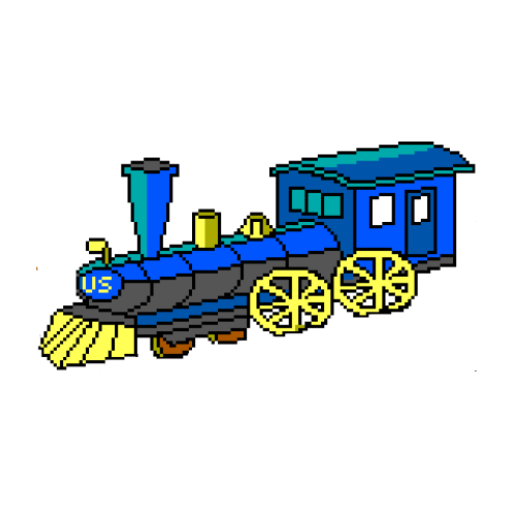
#> input picture android-project/app/src/main/ic_launcher-playstore.png, 512 x 512 px
$ python dot7pack.py ../../android-project/app/src/main/ic_launcher-playstore.png
#> lines starting #> are read from the running program, lines starting #| are printed output that depends on the picture
#!/usr/bin/env python3

''' Utility to convert an image to .7 format '''

import argparse
import os
import struct

from PIL import Image
import numpy as np

from palette import Colors


_DOT7HDR = b'\x22\x00\x07\x38\x3F\x3E\x06\x19\x11\x24\x04\x1B\x03\x12\x02\x3F'


def export_dot7(img, f):
    ''' encodes image data into .7 format '''
    f.write(_DOT7HDR)
    for y in range(0, img.shape[0], 7):
        for x in range(0, img.shape[1], 8):
            planes = {}
            for bit in range(4):
                plane_mask = 1 << bit
                col_masks = []
                for row in range(7):
                    cur_col_mask = 0
                    for col in range(8):
                        cur_col_mask <<= 1
                        if x + col >= img.shape[1]:
                            break
                        if y + row >= img.shape[0]:
                            break
                        if img[y + row, x + col] & plane_mask:
                            cur_col_mask |= 1
                    col_masks.append(cur_col_mask)

                if np.all(np.array(col_masks) == col_masks[0]):
                    col_masks = [col_masks[0]]

                col_masks_bytes = \
                    b''.join(struct.pack('B', x) for x in col_masks)
                planes.setdefault(col_masks_bytes, 0)
                planes[col_masks_bytes] |= plane_mask

            for col_masks, plane_mask in planes.items():
                assert len(col_masks) == 1 or len(col_masks) == 7
                if len(col_masks) == 7:
                    plane_mask |= 0b10000
                f.write(struct.pack('B', plane_mask))
                for b in col_masks:
                    f.write(struct.pack('B', b))


def pack(imgfile, outpfile):
    img = Image.open(imgfile).convert('RGB')
#> img is the input picture: PIL image 512x512 RGB; mean R, G, B 212.4, 220.6, 223.5
    img = np.array(img)

    p = {}
    for key, value in Colors.items():
        p[value] = key

    indexed = np.empty(shape=(img.shape[0], img.shape[1]), dtype=np.uint8)
    for y in range(indexed.shape[0]):
        for x in range(indexed.shape[1]):
            indexed[y, x] = p[tuple(img[y, x])]
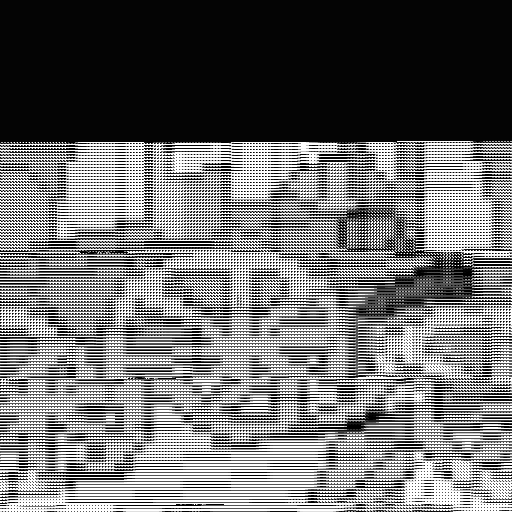
#> indexed: shape (512, 512); min 0, max 255, mean 111.9

    with open(outpfile, 'wb') as f:
        export_dot7(indexed, f)


def main():
    p = argparse.ArgumentParser()
    p.add_argument('-o', '--output')
    p.add_argument('file')
    args = p.parse_args()
    if not args.output:
        args.output = os.path.splitext(args.file)[0] + '.7'
    pack(args.file, args.output)


if __name__ == '__main__':
#> (the run stopped early here; a loop or call above may not have finished)
